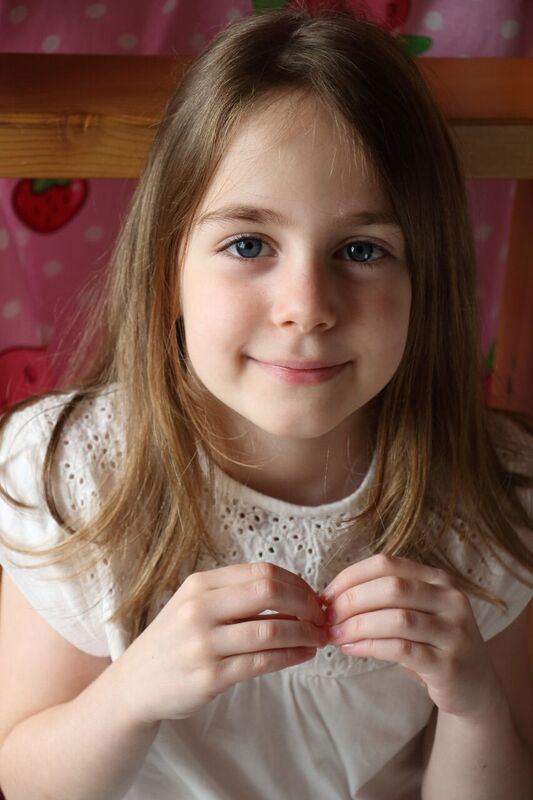
#> input picture jupyterNotebook/2_02. ChangeImageSize/test.jpg, 533 x 800 px
$ jupyter execute '11. ChangeImageSize.ipynb'   (shell and % lines are left out)
#> lines starting #> are read from the running program, lines starting #| are printed output that depends on the picture
# [Resize and crop images.]

###  1. Image resizing.

[cell 1]

import matplotlib.pyplot as plt
import cv2

#! Read with OpenCV.
img = cv2.imread("test.jpg")
#> img is the input picture: shape (800, 533, 3); mean B, G, R 82.6, 95.3, 126

#!
#! Display image.(Original)
#!
print("<< ORIGINAL >>")
#! Delete AXIS numerical scale.
#plt.axis("off")
plt.imshow(cv2.cvtColor(img, cv2.COLOR_BGR2RGB))
plt.show()

#!
#! Image resizing.
#! - param2: resize(Specify by tuple.)
img2 = cv2.resize(img, (600, 300))
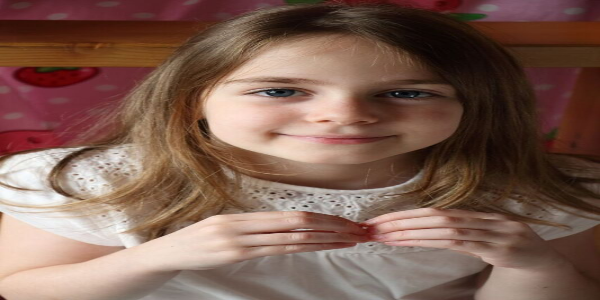
#> img2: shape (300, 600, 3); mean B, G, R 82.5, 95.2, 125.9

#! Saving resized images.
cv2.imwrite("out-resize.png", img2)

#! Display image.
print("<< RESIE >>")
plt.imshow(cv2.cvtColor(img2, cv2.COLOR_BGR2RGB))
plt.show()

###  2. Image cutting.

[cell 2]

import matplotlib.pyplot as plt
import cv2

#! Read with OpenCV.
img = cv2.imread("test.jpg")

#!
#! Image cutting.
#! - [y1: y2, x1: x2]
img2 = img[150:450, 150:450]
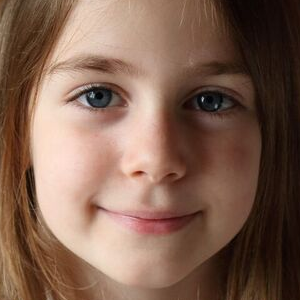
#> img2: shape (300, 300, 3); mean B, G, R 80.6, 96.9, 127.7
#! Image resizing.
img2 = cv2.resize(img2, (400, 400))
#> img2: shape (400, 400, 3)

#! Saving resized images.
cv2.imwrite("out-resize.png", img2)

#! Display image.
print("<< CUT >>")
plt.imshow(cv2.cvtColor(img2, cv2.COLOR_BGR2RGB))
plt.show()
